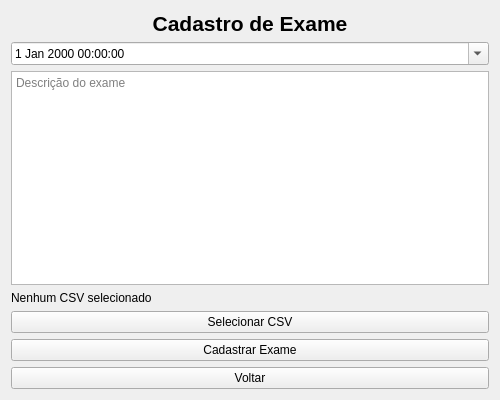
<?xml version="1.0" encoding="UTF-8"?>
<ui version="4.0">
 <class>CadastroExameWindow</class>
 <widget class="QWidget" name="CadastroExameWindow">
  <property name="geometry">
   <rect>
    <x>0</x>
    <y>0</y>
    <width>500</width>
    <height>400</height>
   </rect>
  </property>
  <property name="windowTitle">
   <string>Cadastro de Exame</string>
  </property>
  <layout class="QVBoxLayout" name="verticalLayout">

   <item>
    <widget class="QLabel" name="labelTitulo">
     <property name="text">
      <string>Cadastro de Exame</string>
     </property>
     <property name="alignment">
      <set>Qt::AlignCenter</set>
     </property>
     <property name="styleSheet">
      <string>font-size: 16pt; font-weight: bold;</string>
     </property>
    </widget>
   </item>

   <item>
    <widget class="QDateTimeEdit" name="inputData">
     <property name="calendarPopup">
      <bool>true</bool>
     </property>
    </widget>
   </item>

   <item>
    <widget class="QTextEdit" name="inputDescricao">
     <property name="placeholderText">
      <string>Descrição do exame</string>
     </property>
    </widget>
   </item>

   <item>
    <widget class="QLabel" name="labelCSVSelecionado">
     <property name="text">
      <string>Nenhum CSV selecionado</string>
     </property>
    </widget>
   </item>

   <item>
    <widget class="QPushButton" name="botaoSelecionarCSV">
     <property name="text">
      <string>Selecionar CSV</string>
     </property>
    </widget>
   </item>

   <item>
    <widget class="QPushButton" name="botaoCadastrar">
     <property name="text">
      <string>Cadastrar Exame</string>
     </property>
    </widget>
   </item>

   <item>
    <widget class="QPushButton" name="botaoVoltar">
     <property name="text">
      <string>Voltar</string>
     </property>
    </widget>
   </item>

  </layout>
 </widget>
 <resources/>
 <connections/>
</ui>
